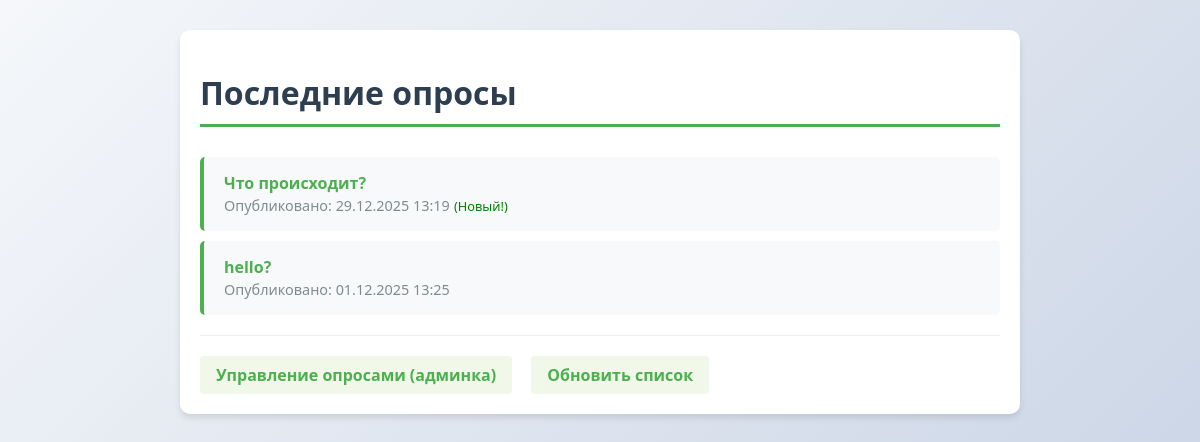
Screenshot of /polls/ with the database file from the repository.
### polls/models.py (models this page shows, shortened)
class Question(models.Model):
    question_text = models.CharField(max_length=200)
    pub_date = models.DateTimeField('date published')
    @admin.display(
        boolean=True,
        ordering='pub_date',
        description='Опубликовано недавно?',
    )
    def was_published_recently(self):
        now = timezone.now()
        return now - datetime.timedelta(days=1) <= self.pub_date <= now
    class Meta:
        verbose_name = 'Вопрос'
        verbose_name_plural = 'Вопросы'
        ordering = ['-pub_date']  # Сортировка по умолчанию

### polls/views.py (the view)
# urls.py: path('', views.IndexView.as_view(), name='index'),
class IndexView(generic.ListView):
    template_name = 'polls/index.html'  # Используем наш шаблон
    context_object_name = 'latest_question_list'  # Имя переменной в шаблоне
    def get_queryset(self):
        return Question.objects.filter(
            pub_date__lte=timezone.now()  # lte = less than or equal (меньше или равно)
        ).order_by('-pub_date')[:5]

### polls/templates/polls/index.html (shortened to what this page needs)
{% load static %}
<!DOCTYPE html>
<html lang="ru">
<head>
    <link rel="stylesheet" href="{% static 'polls/style.css' %}">
</head>
<body>
    <div class="container">
        <h1>Последние опросы</h1>
        {% if latest_question_list %}
            <ul>
            {% for question in latest_question_list %}
                <li>
                    <a href="{% url 'polls:detail' question.id %}">
                        {{ question.question_text }}
                    </a>
                    <br>
                    <small>Опубликовано: {{ question.pub_date|date:"d.m.Y H:i" }}</small>
                    {% if question.was_published_recently %}
                        <span style="color: green; font-size: 0.8em;"> (Новый!)</span>
                    {% endif %}
                </li>
            {% endfor %}
            </ul>
        {% else %}
            <p class="empty">Нет доступных опросов. Создайте первый опрос в админке!</p>
        {% endif %}
        <div class="nav-links">
            <a href="/admin/" target="_blank">Управление опросами (админка)</a>
            <a href="{% url 'polls:index' %}">Обновить список</a>
        </div>
    </div>
</body>
</html>

### polls/static/polls/style.css (style rules this page uses)
body { font-family: 'Segoe UI', Tahoma, Geneva, Verdana, sans-serif; background: linear-gradient(135deg, #f5f7fa 0%, #c3cfe2 100%); margin: 0; padding: 0; min-height: 100vh; background-repeat: no-repeat; background-attachment: fixed; }
.container { max-width: 800px; margin: 0 auto; padding: 20px; background-color: white; border-radius: 10px; box-shadow: 0 4px 6px rgba(0, 0, 0, 0.1); margin-top: 30px; }
h1 { color: #2c3e50; border-bottom: 3px solid #4CAF50; padding-bottom: 10px; margin-bottom: 30px; }
a { color: #4CAF50; text-decoration: none; font-weight: 600; transition: color 0.3s; }
ul { list-style-type: none; padding: 0; }
li { background: #f8f9fa; margin: 10px 0; padding: 15px 20px; border-left: 4px solid #4CAF50; border-radius: 5px; transition: transform 0.2s, box-shadow 0.2s; }
small { color: #7f8c8d; font-size: 0.9em; }
.nav-links { margin-top: 20px; padding-top: 20px; border-top: 1px solid #eee; }
.nav-links a { display: inline-block; margin-right: 15px; padding: 8px 16px; background: #f1f8e9; border-radius: 4px; }

### rows the page displays
Question: question_text "Что происходит?", pub_date "29.12.2025 13:19", shows "(Новый!)"
Question: question_text "hello?", pub_date "01.12.2025 13:25"
